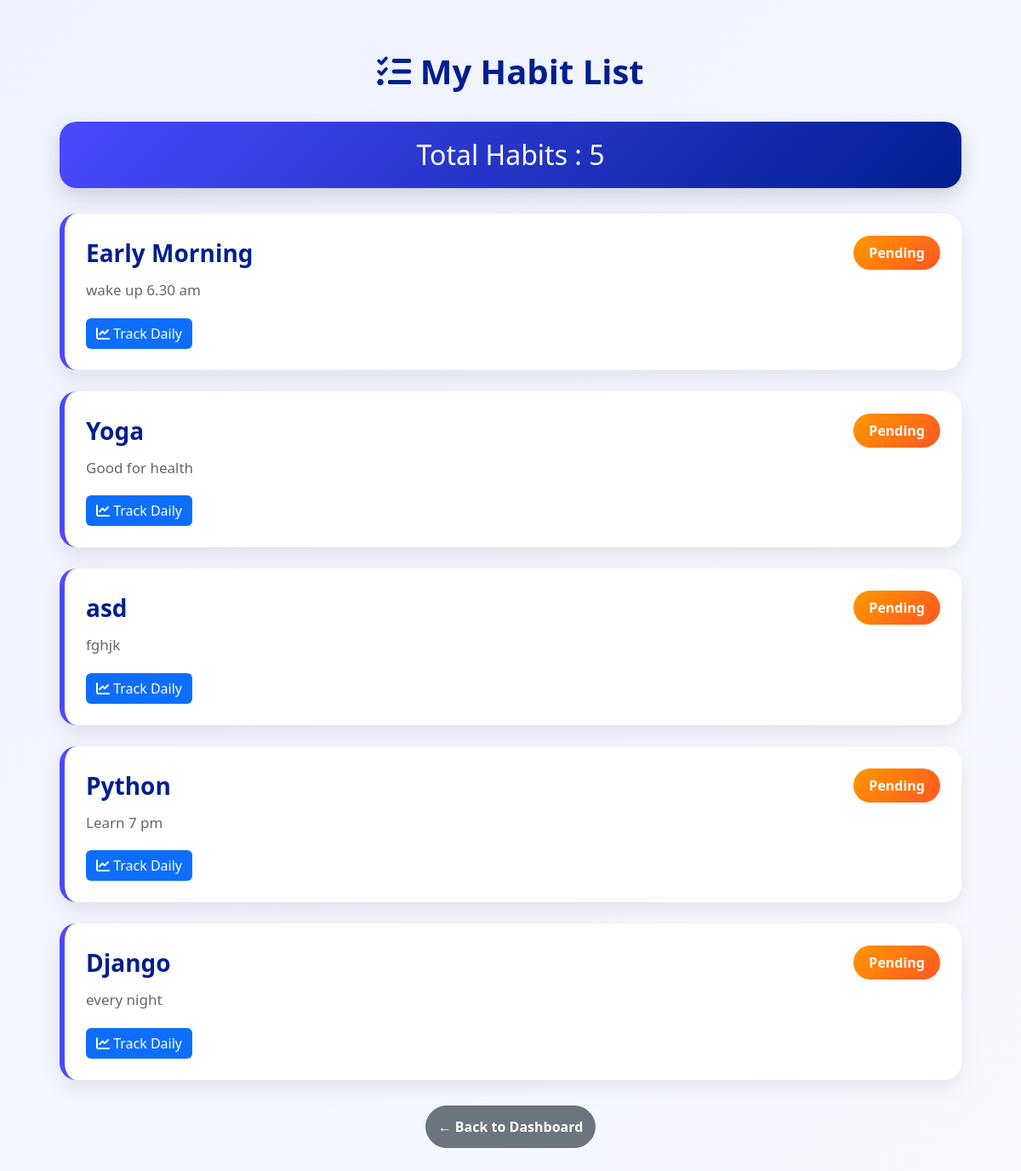
Screenshot of /habit-list/ (signed in) with the database file from the repository.
### habits/models.py (models this page shows, shortened)
class Habit(models.Model):
    user = models.ForeignKey(
        User,
        on_delete=models.CASCADE
    )
    name = models.CharField(
        max_length=200
    )
    description = models.TextField(
        blank=True
    )
    category = models.CharField(
    max_length=50,
    default="Health"
    )
    frequency = models.CharField(
    max_length=20,
    default="Daily"
    )
    reminder_time = models.TimeField(
    null=True,
    blank=True
    )
    status = models.CharField(
        max_length=20,
        choices=[
            ('Pending', 'Pending'),
            ('Completed', 'Completed'),
        ],
        default='Pending'
    )
    start_date = models.DateField()
    end_date = models.DateField( null=True,
    blank=True)

### habits/views.py (the view)
@login_required
def habit_list(request):
    habits = Habit.objects.filter(
    user=request.user
)
    context = {
        'habits': habits
    }
    return render(
        request,
        'habits/habit_list.html',
        context
    )

### habits/templates/habits/habit_list.html (shortened to what this page needs)
{% load static %}
<!DOCTYPE html>
<html lang="en">
<head>
<link href="https://cdn.jsdelivr.net/npm/bootstrap@5.3.0/dist/css/bootstrap.min.css" rel="stylesheet">
<link rel="stylesheet"
href="https://cdnjs.cloudflare.com/ajax/libs/font-awesome/6.5.1/css/all.min.css">
</head>
<body>
<div class="main-box">
    <h1 class="page-title">
        <i class="fas fa-list-check"></i>
        My Habit List
    </h1>
    <div class="total-box">
        <h2>Total Habits : {{ habits|length }}</h2>
    </div>
    {% for habit in habits %}
    <div class="habit-card">
        <div class="habit-header">
            <div class="habit-name">
                {{ habit.name }}
            </div>
            {% if habit.status == "Completed" %}
                <span class="status completed">
                    Completed
                </span>
            {% else %}
                <span class="status pending">
                    Pending
                </span>
            {% endif %}
        </div>
        <div class="habit-desc">
            {{ habit.description }}
        </div>
        <div class="card-footer-box">
            <a href="{% url 'habit_detail' habit.id %}"
               class="btn btn-track">
               <i class="fas fa-chart-line"></i>
               Track Daily
            </a>
        </div>
    </div>
    {% endfor %}
    <a href="{% url 'dashboard' %}"
       class="btn btn-secondary back-btn">
       ← Back to Dashboard
    </a>
</div>
</body>
</html>

### habits/templates/habits/habit_list.html (style rules this page uses)
body { background:linear-gradient(135deg,#eef2ff,#f8f9ff); font-family:'Segoe UI',sans-serif; }
.main-box { max-width:1100px; margin:40px auto; padding:20px; }
.page-title { text-align:center; color:#001f8f; font-weight:bold; margin-bottom:35px; }
.habit-card { background:white; border-radius:20px; padding:25px; margin-bottom:25px; box-shadow:0 10px 25px rgba(0,0,0,.08); transition:0.3s; border-left:6px solid #4a4aff; }
.habit-header { display:flex; justify-content:space-between; align-items:center; }
.habit-name { font-size:28px; font-weight:bold; color:#001f8f; }
.habit-desc { color:#666; margin-top:10px; font-size:17px; }
.status { padding:8px 18px; border-radius:20px; font-weight:bold; color:white; }
.pending { background:linear-gradient(135deg,#ff9800,#ff5722); }
.card-footer-box { margin-top:20px; display:flex; gap:10px; }
.btn-track { background:#0d6efd; color:white; border:none; }
.back-btn { display:block; width:200px; margin:30px auto; border-radius:30px; padding:12px; font-weight:bold; }
.total-box { background:linear-gradient(135deg,#4a4aff,#001f8f); color:white; border-radius:20px; padding:20px; text-align:center; margin-bottom:30px; box-shadow:0 10px 25px rgba(0,0,0,.15); }
.total-box h2 { margin:0; }

### rows the page displays
Habit: name "Early Morning", status "Pending", description "wake up 6.30 am"
Habit: name "Yoga", status "Pending", description "Good for health"
Habit: name "asd", status "Pending", description "fghjk"
Habit: name "Python", status "Pending", description "Learn 7 pm"
Habit: name "Django", status "Pending", description "every night"

### other values shown
{{ habits|length }} "5"
